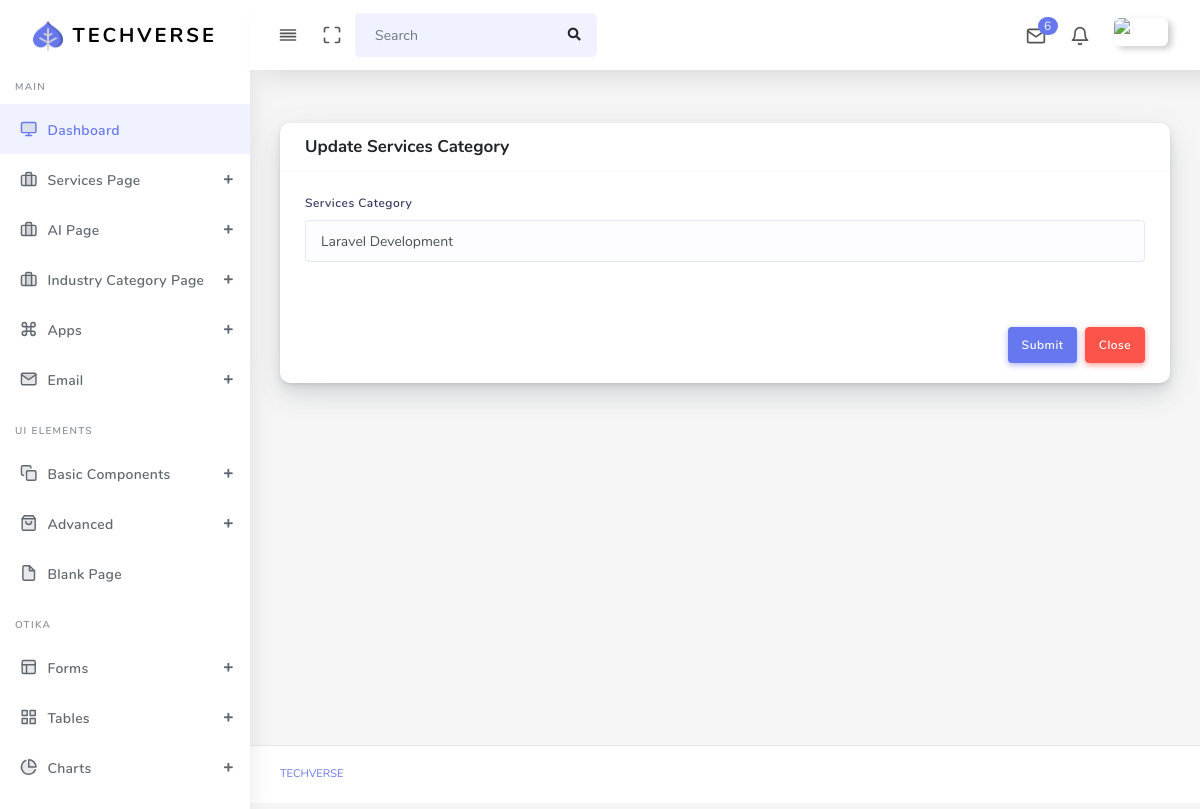
The app's page /adminapp/servicecategory_update/3/, older data.
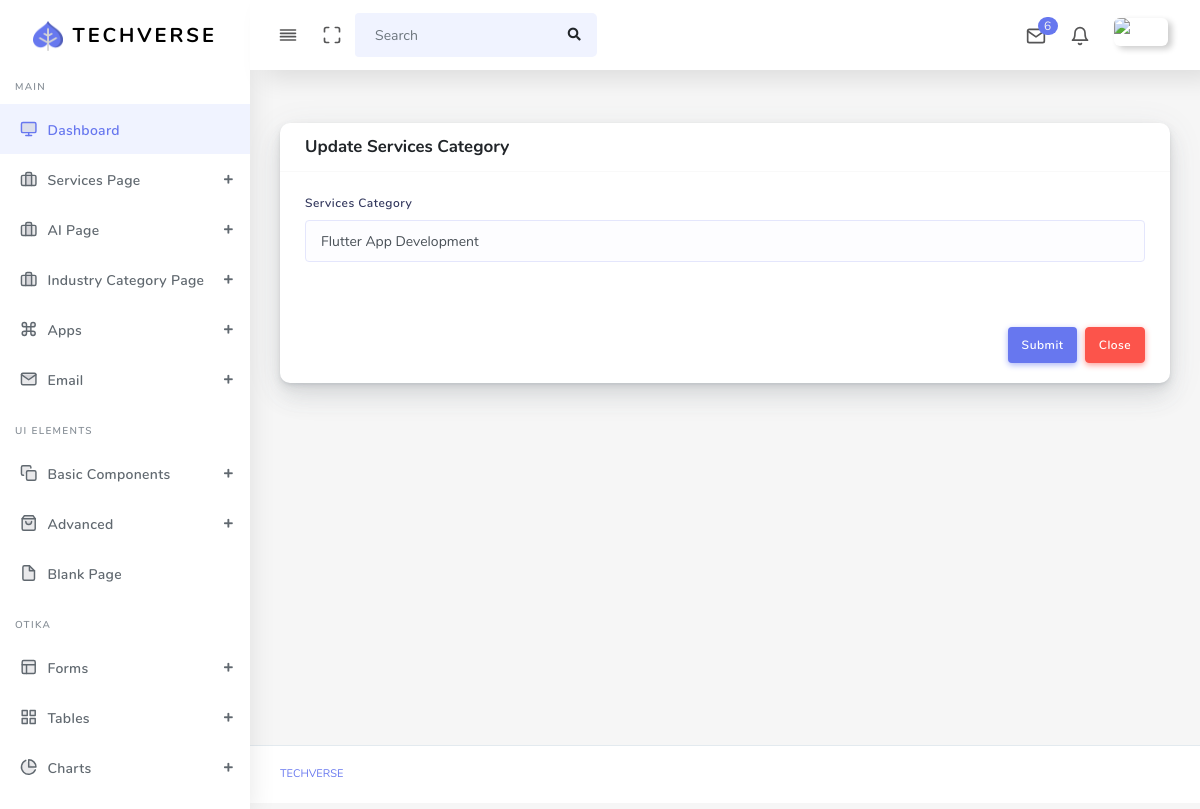
The same page, newer data.
### app_modules/adminapp/models.py (models this page shows, shortened)
class ServiceCategory(BaseModel):
    name = models.CharField(max_length=255, null=True, blank=True)
    description = SummernoteTextField(null=True,blank=True)
    image = models.ImageField(upload_to='service_category_image',null=True,blank=True)

### app_modules/adminapp/views.py (the view, shortened to what this page needs)
# urls.py: path('servicecategory_update/<int:pk>/', views.ServiceCategoryUpdateView.as_view(), name="servicecategory_update"),
class ServiceCategoryUpdateView(UpdateView):
    model = models.ServiceCategory
    form_class = forms.ServiceCategoryForm
    template_name = "adminapp/servicecategory_update.html"
    success_url = reverse_lazy("adminapp:servicecategory_list")

### app_modules/adminapp/forms.py
class ServiceCategoryForm(forms.ModelForm):
    class Meta:
        model = models.ServiceCategory
        fields = "__all__"
        widgets = {
            'description': SummernoteWidget(attrs={'class': 'summernote', 'style': 'height: 300px;'})  # ✅ Valid
        }

### app_modules/userapp/context_processors.py (called while the page is built)
def global_data(request):
    servicecategory = models.ServiceCategory.objects.all()
    industrycategory = models.IndustryCategory.objects.all()
    aicategory = models.AICategory.objects.all()
    context = {
        'servicecategory':servicecategory,
        'industrycategory':industrycategory,
        'aicategory':aicategory,
    }
    return context

### templates/adminapp/servicecategory_update.html (shortened to what this page needs)
{% extends 'adminapp/master.html' %}
{% load static %}
{% block content %}
<div class="main-content">
  <section class="section">
    <div class="section-body">
      <div class="row">
        <div class="col-12">
          <div class="card">
            <div class="card-header">
              <h4>Update Services Category</h4>
            </div>
            <form method="POST" action="">
              <div class="card-body">
                <div class="form-group">
                  <label>Services Category</label>
                  <input type="text" name="name" class="form-control" value="{{form.name.value}}" placeholder="Enter Services Category" />
                </div>
              </div>
              <div class="card-footer text-right">
                <button class="btn btn-primary mr-1" type="submit">Submit</button>
                <a href="{% url 'adminapp:servicecategory_list' %}" class="btn btn-danger">Close</a>
              </div>
            </form>
          </div>
        </div>
      </div>
    </div>
  </section>
</div>
{% endblock %}

### templates/adminapp/master.html (shortened to what this page needs)
<!DOCTYPE html>
<html lang="en">
{% load static %}
<head>
  <link rel="stylesheet" href="{% static 'adminapp/assets/css/app.min.css' %}">
  <link rel="stylesheet" href="{% static 'adminapp/assets/bundles/izitoast/css/iziToast.min.css' %}">
  <link rel="stylesheet" href="{% static 'adminapp/assets/css/style.css' %}">
  <link rel="stylesheet" href="{% static 'adminapp/assets/css/components.css' %}">
  <link rel="stylesheet" href="{% static 'adminapp/assets/css/custom.css' %}">
  <link rel="stylesheet" href="{% static 'adminapp/assets/bundles/summernote/summernote-bs4.css' %}">
  <link rel="stylesheet" href="{% static 'adminapp/assets/bundles/codemirror/lib/codemirror.css' %}">
  <link rel="stylesheet" href="{% static 'adminapp/assets/bundles/codemirror/theme/duotone-dark.css' %}">
  <link rel="stylesheet" href="{% static 'adminapp/assets/bundles/jquery-selectric/selectric.css' %}">
  <link rel="stylesheet" type="text/css" href="https://cdn.datatables.net/1.12.1/css/jquery.dataTables.min.css">
  <link rel="stylesheet" type="text/css" href="https://cdn.datatables.net/buttons/2.2.3/css/buttons.dataTables.min.css">
</head>
<body>
  <div id="app">
    <div class="main-wrapper main-wrapper-1">
      <div class="navbar-bg"></div>
      <nav class="navbar navbar-expand-lg main-navbar sticky">
        <div class="form-inline mr-auto">
          <ul class="navbar-nav mr-3">
            <li><a href="#" data-toggle="sidebar" class="nav-link nav-link-lg
									collapse-btn"> <i data-feather="align-justify"></i></a></li>
            <li><a href="#" class="nav-link nav-link-lg fullscreen-btn">
                <i data-feather="maximize"></i>
              </a></li>
            <li>
              <form class="form-inline mr-auto">
                <div class="search-element">
                  <input class="form-control" type="search" placeholder="Search" aria-label="Search" data-width="200">
                  <button class="btn" type="submit">
                    <i class="fas fa-search"></i>
                  </button>
                </div>
              </form>
            </li>
          </ul>
        </div>
        <ul class="navbar-nav navbar-right">
          <li class="dropdown dropdown-list-toggle"><a href="#" data-toggle="dropdown"
              class="nav-link nav-link-lg message-toggle"><i data-feather="mail"></i>
              <span class="badge headerBadge1">
                6 </span> </a>
          </li>
          <li class="dropdown dropdown-list-toggle"><a href="#" data-toggle="dropdown"
              class="nav-link notification-toggle nav-link-lg"><i data-feather="bell" class="bell"></i>
            </a>
          </li>
          <li class="dropdown"><a href="#" data-toggle="dropdown"
              class="nav-link dropdown-toggle nav-link-lg nav-link-user"> <img alt="image" src="{% static 'adminapp/assets/img/user.png' %}"
                class="user-img-radious-style"> </a>
          </li>
        </ul>
      </nav>
      <div class="main-sidebar sidebar-style-2">
        <aside id="sidebar-wrapper">
          <div class="sidebar-brand">
            <a href="index.html"> <img alt="image" src="{% static 'adminapp/assets/img/logo.png' %}" class="header-logo" /> <span
                class="logo-name">TechVerse</span>
            </a>
          </div>
          <ul class="sidebar-menu">
            <li class="menu-header">Main</li>
            <li class="dropdown active">
              <a href="index.html" class="nav-link"><i data-feather="monitor"></i><span>Dashboard</span></a>
            </li>
            <li class="dropdown">
              <a href="#" class="menu-toggle nav-link has-dropdown"><i
                  data-feather="briefcase"></i><span>Services Page</span></a>
            </li>
            <li class="dropdown">
              <a href="#" class="menu-toggle nav-link has-dropdown"><i
                  data-feather="briefcase"></i><span>AI Page</span></a>
            </li>
            <li class="dropdown">
              <a href="#" class="menu-toggle nav-link has-dropdown"><i
                  data-feather="briefcase"></i><span>Industry Category Page</span></a>
            </li>
            <li class="dropdown">
              <a href="#" class="menu-toggle nav-link has-dropdown"><i data-feather="command"></i><span>Apps</span></a>
            </li>
            <li class="dropdown">
              <a href="#" class="menu-toggle nav-link has-dropdown"><i data-feather="mail"></i><span>Email</span></a>
            </li>
            <li class="menu-header">UI Elements</li>
            <li class="dropdown">
              <a href="#" class="menu-toggle nav-link has-dropdown"><i data-feather="copy"></i><span>Basic
                  Components</span></a>
            </li>
            <li class="dropdown">
              <a href="#" class="menu-toggle nav-link has-dropdown"><i
                  data-feather="shopping-bag"></i><span>Advanced</span></a>
            </li>
            <li><a class="nav-link" href="blank.html"><i data-feather="file"></i><span>Blank Page</span></a></li>
            <li class="menu-header">Otika</li>
            <li class="dropdown">
              <a href="#" class="menu-toggle nav-link has-dropdown"><i data-feather="layout"></i><span>Forms</span></a>
            </li>
            <li class="dropdown">
              <a href="#" class="menu-toggle nav-link has-dropdown"><i data-feather="grid"></i><span>Tables</span></a>
            </li>
            <li class="dropdown">
              <a href="#" class="menu-toggle nav-link has-dropdown"><i
                  data-feather="pie-chart"></i><span>Charts</span></a>
            </li>
            <li class="dropdown">
              <a href="#" class="menu-toggle nav-link has-dropdown"><span>Icons</span></a>
            </li>
          </ul>
        </aside>
      </div>
    {% block content %}
    {% endblock %}
    <footer class="main-footer">
        <div class="footer-left">
          <a href="#">TechVerse</a></a>
        </div>
    </footer>
    </div>
  </div>
</body>
</html>

Row changes from the older to the newer data that the page shows:
changed ServiceCategory: name "Laravel Development" → "Flutter App Development"
